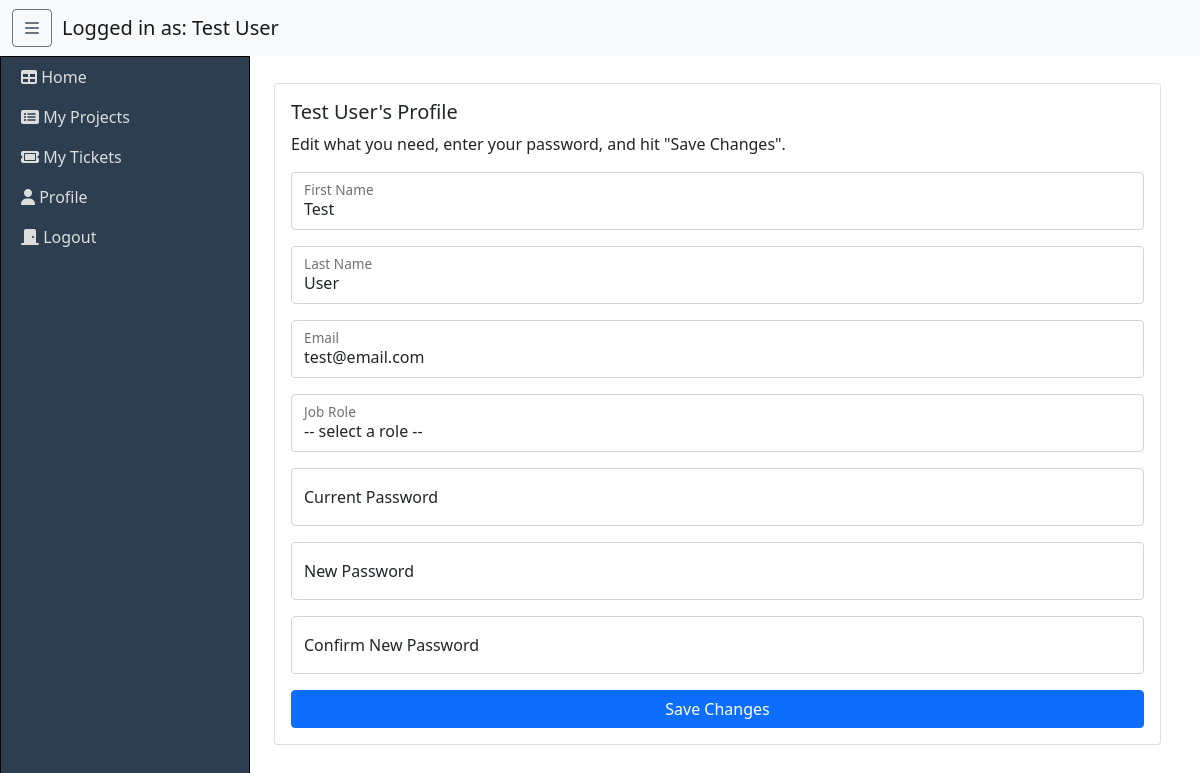
/my-profile (signed in), run on the app's committed database.
### website/models.py (models this page shows, shortened)
class User(db.Model, UserMixin):
    id = db.Column(db.Integer(), primary_key=True)
    email = db.Column(db.String(length=100), nullable=False, unique=True)
    first_name = db.Column(db.String(length=50), nullable=False)
    last_name = db.Column(db.String(length=50), nullable=False)
    organization_id = db.Column(db.String(length=100), db.ForeignKey("organization.id"))
    role = db.Column(db.String())
    password = db.Column(db.String(), nullable=False)

### website/views.py (the view, shortened to what this page needs)
@views.route('/my-profile', methods=["GET", "POST"])
@login_required
def my_profile():
    form = EditProfileForm()
    return render_template("my_profile.html", form=form)

### website/__init__.py (called while the page is built)
def create_app():
    application = Flask(__name__)
    application.config["SECRET_KEY"] = FLASK_SECRET_KEY
    application.config["SQLALCHEMY_DATABASE_URI"] = f"sqlite:///{DB_NAME}"
    db.init_app(application)
    from .views import views
    from .auth import auth
    application.register_blueprint(views, url_prefix='/')
    application.register_blueprint(auth, url_prefix='/')
    from .models import User
    create_database(application)
    login_manager = LoginManager()
    login_manager.login_view = "auth.login"
    login_manager.login_message_category = "info"
    login_manager.init_app(application)
    @login_manager.user_loader
    def load_user(id):
        return User.query.get(int(id))
    return application

### website/forms.py (called while the page is built)
    def validate_role(self, role_to_check):
        if role_to_check.data == "-- select a role --":
            raise ValidationError("Please select a role.")

### website/templates/my_profile.html (shortened to what this page needs)
{% extends "base.html" %}
{% block content %}
    <div class="container-fluid">
        <div class="card">
            <div class="card-body">
                <h5 class="card-title">{{ current_user.first_name }} {{ current_user.last_name }}'s Profile</h5>
                <p class="card-text">Edit what you need, enter your password, and hit "Save Changes".</p>
                <form method="POST" class="form-edit-profile">
                    <div class="form-floating mb-3">
                        {{ form.first_name(class="form-control", id="floatingFirstName", value=current_user.first_name, placeholder="First Name") }}
                        {{ form.first_name.label(for="floatingFirstName") }}
                    </div>
                    <div class="form-floating mb-3">
                        {{ form.last_name(class="form-control", id="floatingLastName", value=current_user.last_name, placeholder="Last Name") }}
                        {{ form.last_name.label(for="floatingLastName") }}
                    </div>
                    <div class="form-floating mb-3">
                        {{ form.email(class="form-control", id="floatingEmail", value=current_user.email, placeholder="Email") }}
                        {{ form.email.label(for="floatingEmail") }}
                    </div>
                    <div class="form-floating mb-3">
                        {{ form.role(class="form-control", id="floatingRole", value=current_user.role, placeholder="Role") }}
                        {{ form.role.label(for="floatingCurrentPassword") }}
                    </div>
                    <div class="form-floating mb-3">
                        {{ form.password1(class="form-control", id="floatingCurrentPassword", placeholder="Current Password") }}
                        {{ form.password1.label(for="floatingCurrentPassword") }}
                    </div>
                    <div class="form-floating mb-3">
                        {{ form.password2(class="form-control", id="floatingNewPassword", placeholder="New Password") }}
                        {{ form.password2.label(for="floatingNewPassword") }}
                    </div>
                    <div class="form-floating mb-3">
                        {{ form.password3(class="form-control", id="floatingConfirmNewPassword", placeholder="Confirm New Password") }}
                        {{ form.password3.label(for="floatingConfirmNewPassword") }}
                    </div>
                    <div class="d-grid gap-2">
                        {{ form.submit(class="btn btn-primary") }}
                    </div>
                </form>
            </div>
        </div>
    </div>
{% endblock %}

### website/templates/base.html (shortened to what this page needs)
<!DOCTYPE html>
<html lang="en">
    <head>
        <link href="https://cdn.jsdelivr.net/npm/bootstrap@5.1.3/dist/css/bootstrap.min.css" rel="stylesheet">
        <link rel="stylesheet" href="{{ url_for('static', filename='css/dashboard2.css') }}">
    </head>
    <body>
        <div id="wrapper" class="sidebarShow">
            <nav class="navbar sticky-top navbar-expand-lg navbar-light bg-light">
                <div class="container-fluid">
                    <a id="sidebar-toggle" class="btn btn-outline-secondary">
                        <i class="fa-solid fa-bars"></i>
                    </a>
                    <a class="navbar-brand" href="{{ url_for('views.dashboard') }}">Logged in as: {{ current_user.first_name }} {{ current_user.last_name }}</a>
                </div>
            </nav>
            <div id="sidebar-wrapper">
                <ul class="sidebar-nav">
                    <li>
                        <a href="{{ url_for('views.dashboard') }}">
                            <i class="fa-solid fa-table"></i> Home
                        </a>
                    </li>
                    <li>
                        <a href="{{ url_for('views.my_projects') }}">
                            <i class="fa-solid fa-rectangle-list"></i> My Projects
                        </a>
                    </li>
                    <li>
                        <a href="{{ url_for('views.my_tickets') }}">
                            <i class="fa-solid fa-ticket"></i> My Tickets
                        </a>
                    </li>
                    <li>
                        <a href="{{ url_for('views.my_profile') }}">
                            <i class="fa-solid fa-user"></i> Profile
                        </a>
                    </li>
                    <li>
                        <a id="logout" href="{{ url_for('auth.logout') }}">
                            <i class="fa-solid fa-door-closed"></i> Logout
                        </a>
                    </li>
                </ul>
            </div>
            <div id="dashboard-wrapper">
                {% block content %}
                {% endblock %}
            </div>
        </div>
    </body>
</html>

### website/static/css/dashboard2.css (style rules this page uses)
.card { margin: 12px; }
.card-text { margin-top: 8px; }
#sidebar-toggle { margin-right: 10px; }
#wrapper { height: 100vh; }
#sidebar-wrapper { z-index: 1; position: absolute; width: 0; min-height: 100vh; overflow-y: hidden; background: #2C3E50; border: 1px solid black; }
#dashboard-wrapper { width: 100%; position: absolute; padding: 15px; }
#wrapper.sidebarShow #sidebar-wrapper { width: 250px; }
#wrapper.sidebarShow #dashboard-wrapper { padding-left: 250px; }
.sidebar-nav { padding: 0; list-style: none; }
.sidebar-nav li { text-indent: 10px; line-height: 40px; }
.sidebar-nav li a { display: block; text-decoration: none; color: #ddd; }

### data on the page
User: first_name "Test", last_name "User", email "test@email.com", role "-- select a role --"
